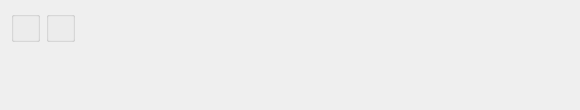
<?xml version="1.0" encoding="UTF-8"?>
<ui version="4.0">
 <comment>This file is part of the xTuple ERP: PostBooks Edition, a free and
open source Enterprise Resource Planning software suite,
Copyright (c) 1999-2010 by OpenMFG LLC, d/b/a xTuple.
It is licensed to you under the Common Public Attribution License
version 1.0, the full text of which (including xTuple-specific Exhibits)
is available at www.xtuple.com/CPAL.  By using this software, you agree
to be bound by its terms.</comment>
 <class>dspPlannedOrdersByItem</class>
 <widget class="QWidget" name="dspPlannedOrdersByItem">
  <property name="geometry">
   <rect>
    <x>0</x>
    <y>0</y>
    <width>580</width>
    <height>110</height>
   </rect>
  </property>
  <property name="windowTitle">
   <string>Planned Orders by Item</string>
  </property>
  <layout class="QHBoxLayout" name="horizontalLayout">
   <item>
    <layout class="QVBoxLayout" name="verticalLayout_2">
     <property name="spacing">
      <number>0</number>
     </property>
     <item>
      <widget class="QGroupBox" name="_itemGroup">
       <property name="title">
        <string/>
       </property>
       <layout class="QVBoxLayout" name="verticalLayout_3">
        <item>
         <widget class="ItemCluster" name="_item"/>
        </item>
       </layout>
      </widget>
     </item>
     <item>
      <spacer>
       <property name="orientation">
        <enum>Qt::Vertical</enum>
       </property>
       <property name="sizeType">
        <enum>QSizePolicy::Expanding</enum>
       </property>
       <property name="sizeHint" stdset="0">
        <size>
         <width>20</width>
         <height>0</height>
        </size>
       </property>
      </spacer>
     </item>
    </layout>
   </item>
   <item>
    <layout class="QVBoxLayout" name="verticalLayout">
     <property name="spacing">
      <number>0</number>
     </property>
     <item>
      <widget class="WarehouseGroup" name="_warehouse">
       <property name="title">
        <string/>
       </property>
       <property name="fixedSize">
        <bool>false</bool>
       </property>
      </widget>
     </item>
     <item>
      <spacer name="verticalSpacer">
       <property name="orientation">
        <enum>Qt::Vertical</enum>
       </property>
       <property name="sizeHint" stdset="0">
        <size>
         <width>20</width>
         <height>0</height>
        </size>
       </property>
      </spacer>
     </item>
    </layout>
   </item>
   <item>
    <spacer name="horizontalSpacer">
     <property name="orientation">
      <enum>Qt::Horizontal</enum>
     </property>
     <property name="sizeHint" stdset="0">
      <size>
       <width>0</width>
       <height>20</height>
      </size>
     </property>
    </spacer>
   </item>
  </layout>
 </widget>
 <layoutdefault spacing="6" margin="11"/>
 <pixmapfunction>qPixmapFromMimeSource</pixmapfunction>
 <customwidgets>
  <customwidget>
   <class>ItemCluster</class>
   <extends>QWidget</extends>
   <header>itemcluster.h</header>
  </customwidget>
  <customwidget>
   <class>WarehouseGroup</class>
   <extends>QGroupBox</extends>
   <header>warehousegroup.h</header>
  </customwidget>
 </customwidgets>
 <tabstops>
  <tabstop>_item</tabstop>
  <tabstop>_warehouse</tabstop>
 </tabstops>
 <resources/>
 <connections>
  <connection>
   <sender>_item</sender>
   <signal>newId(int)</signal>
   <receiver>_warehouse</receiver>
   <slot>findItemSites(int)</slot>
   <hints>
    <hint type="sourcelabel">
     <x>20</x>
     <y>20</y>
    </hint>
    <hint type="destinationlabel">
     <x>20</x>
     <y>20</y>
    </hint>
   </hints>
  </connection>
  <connection>
   <sender>_item</sender>
   <signal>warehouseIdChanged(int)</signal>
   <receiver>_warehouse</receiver>
   <slot>setId(int)</slot>
   <hints>
    <hint type="sourcelabel">
     <x>20</x>
     <y>20</y>
    </hint>
    <hint type="destinationlabel">
     <x>20</x>
     <y>20</y>
    </hint>
   </hints>
  </connection>
 </connections>
</ui>
